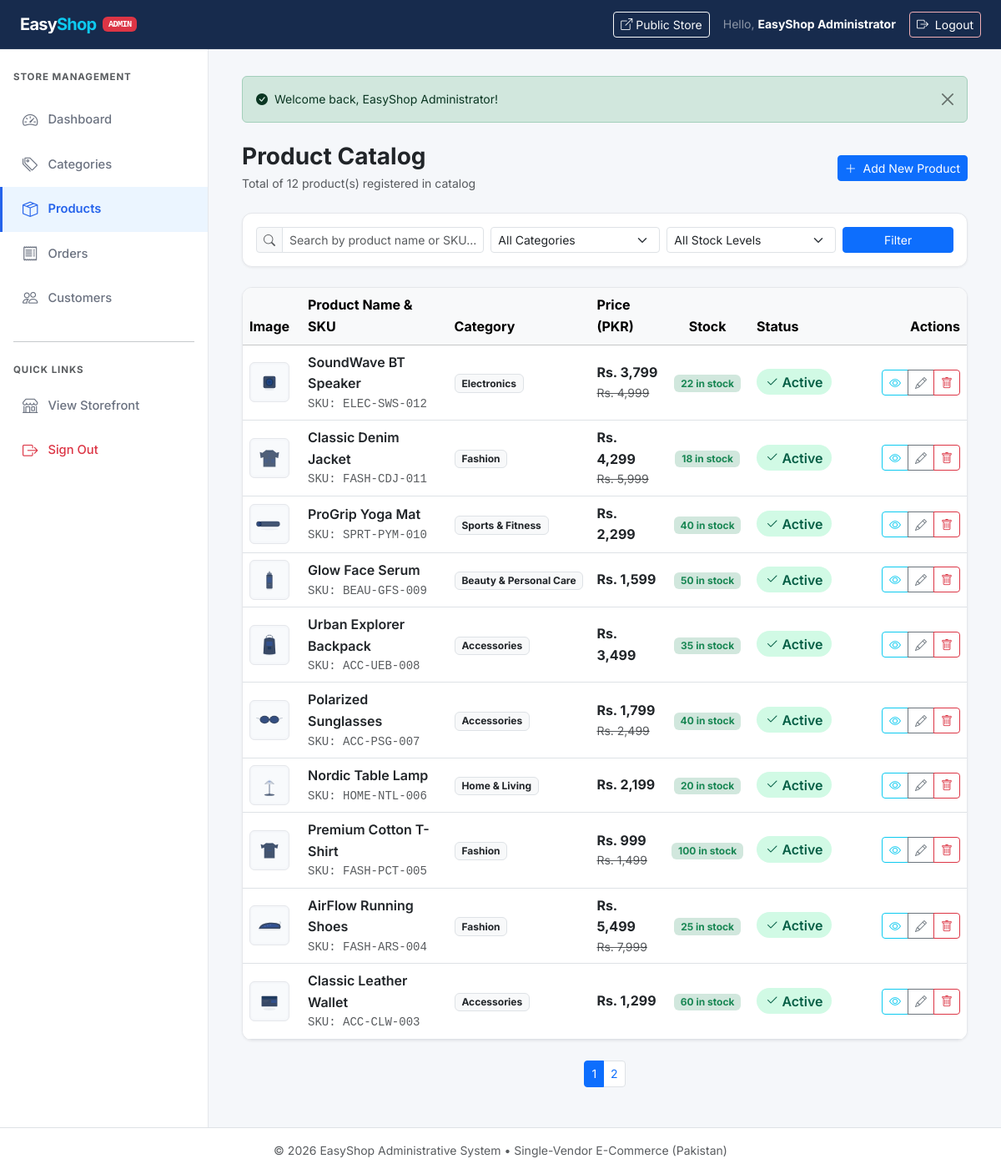
The page /admin/products/index.php (signed in) on the database its author committed.
### tables this page shows
CREATE TABLE `products` (
  `product_id` INT UNSIGNED NOT NULL AUTO_INCREMENT,
  `category_id` INT UNSIGNED NOT NULL,
  `product_name` VARCHAR(200) NOT NULL,
  `slug` VARCHAR(200) NOT NULL,
  `sku` VARCHAR(50) NOT NULL,
  `description` TEXT DEFAULT NULL,
  `price` DECIMAL(10, 2) NOT NULL,
  `original_price` DECIMAL(10, 2) DEFAULT NULL,
  `stock` INT UNSIGNED NOT NULL DEFAULT 0,
  `image` VARCHAR(255) NOT NULL,
  `status` ENUM('active', 'inactive') NOT NULL DEFAULT 'active',
  `is_featured` TINYINT(1) UNSIGNED NOT NULL DEFAULT 0,
  `created_at` TIMESTAMP NOT NULL DEFAULT CURRENT_TIMESTAMP,
  PRIMARY KEY (`product_id`),
  UNIQUE KEY `uq_products_slug` (`slug`),
  UNIQUE KEY `uq_products_sku` (`sku`),
  KEY `idx_products_category_id` (`category_id`),
  KEY `idx_products_status` (`status`),
  KEY `idx_products_featured` (`is_featured`),
  KEY `idx_products_price` (`price`),
  CONSTRAINT `fk_products_category` 
    FOREIGN KEY (`category_id`) 
    REFERENCES `categories` (`category_id`) 
    ON DELETE RESTRICT 
    ON UPDATE CASCADE
);

CREATE TABLE `categories` (
  `category_id` INT UNSIGNED NOT NULL AUTO_INCREMENT,
  `category_name` VARCHAR(100) NOT NULL,
  `slug` VARCHAR(100) NOT NULL,
  `description` TEXT DEFAULT NULL,
  `status` ENUM('active', 'inactive') NOT NULL DEFAULT 'active',
  `created_at` TIMESTAMP NOT NULL DEFAULT CURRENT_TIMESTAMP,
  PRIMARY KEY (`category_id`),
  UNIQUE KEY `uq_categories_slug` (`slug`),
  KEY `idx_categories_status` (`status`)
);

### includes/functions.php (called while the page is built, shortened)
<?php
function getFlash($type) {
    if (isset($_SESSION['flash'][$type])) {
        $msg = $_SESSION['flash'][$type];
        return $msg;
    }
    return null;
}
function e($data) {
    return htmlspecialchars((string)$data, ENT_QUOTES, 'UTF-8');
}
function format_pkr($amount, $showDecimals = false) {
    $val = (float)$amount;
    return 'Rs. ' . number_format($val, $showDecimals ? 2 : 0);
}
function get_product_image_url($path, $prefixPath = '') {
    $diskPath = __DIR__ . '/../' . ltrim($path, '/');
    if (file_exists($diskPath)) {
        return $prefixPath . ltrim($path, '/');
    }
    return $prefixPath . 'assets/images/product-placeholder.svg';
}

### admin/products/index.php (the view, shortened to what this page needs)
<?php
$depthPrefix = '../../';
require_once __DIR__ . '/../../includes/admin-header.php';
require_once __DIR__ . '/../../includes/admin-sidebar.php';
$page    = max(1, (int)($_GET['page'] ?? 1));
$perPage = 10;
$offset  = ($page - 1) * $perPage;
$searchKeyword  = trim($_GET['search'] ?? '');
$whereConditions = ["1=1"];
$params = [];
$types  = "";
$whereSql = implode(" AND ", $whereConditions);
$countSql = "SELECT COUNT(*) FROM products p WHERE $whereSql";
$countStmt = mysqli_prepare($conn, $countSql);
mysqli_stmt_execute($countStmt);
mysqli_stmt_bind_result($countStmt, $totalProducts);
$totalPages = max(1, ceil($totalProducts / $perPage));
$querySql = "SELECT p.*, c.category_name
             FROM products p
             LEFT JOIN categories c ON p.category_id = c.category_id
             WHERE $whereSql
             ORDER BY p.product_id DESC
             LIMIT ? OFFSET ?";
$paramsWithLimit = $params;
$paramsWithLimit[] = $perPage;
$paramsWithLimit[] = $offset;
$typesWithLimit = $types . "ii";
$stmt = mysqli_prepare($conn, $querySql);
mysqli_stmt_bind_param($stmt, $typesWithLimit, ...$paramsWithLimit);
mysqli_stmt_execute($stmt);
$res = mysqli_stmt_get_result($stmt);
$products = [];
while ($row = mysqli_fetch_assoc($res)) {
    $products[] = $row;
}
$flashSuccess = getFlash('success');
?>
<main class="admin-main">
  <?php if ($flashSuccess): ?>
    <div class="alert alert-success alert-dismissible fade show mb-4 small" role="alert">
      <i class="bi bi-check-circle-fill me-1"></i> <?= e($flashSuccess) ?>
      <button type="button" class="btn-close" data-bs-dismiss="alert" aria-label="Close"></button>
    </div>
  <?php endif; ?>
  <div class="d-flex flex-wrap justify-content-between align-items-center mb-4 gap-2">
    <div>
      <h1 class="h3 fw-bold text-dark mb-1">Product Catalog</h1>
      <p class="text-muted small mb-0">Total of <?= $totalProducts ?> product(s) registered in catalog</p>
    </div>
    <a href="add.php" class="btn btn-primary btn-sm">
      <i class="bi bi-plus-lg me-1"></i> Add New Product
    </a>
  </div>
  <div class="admin-card p-3 mb-4">
    <form method="GET" action="index.php" class="row g-2 align-items-center">
      <div class="col-md-4">
        <div class="input-group input-group-sm">
          <span class="input-group-text bg-light text-muted"><i class="bi bi-search"></i></span>
          <input
            type="text"
            name="search"
            class="form-control"
            placeholder="Search by product name or SKU..."
            value="<?= e($searchKeyword) ?>"
          >
        </div>
      </div>
      <div class="col-md-3">
        <select name="category_id" class="form-select form-select-sm">
          <option value="0">All Categories</option>
        </select>
      </div>
      <div class="col-md-3">
        <select name="filter" class="form-select form-select-sm">
          <option value="">All Stock Levels</option>
        </select>
      </div>
      <div class="col-md-2 d-flex gap-1">
        <button type="submit" class="btn btn-primary btn-sm w-100">Filter</button>
      </div>
    </form>
  </div>
  <div class="admin-card overflow-hidden mb-4">
    <div class="table-responsive">
      <table class="table table-hover align-middle mb-0">
        <thead class="table-light">
          <tr>
            <th style="width: 70px;">Image</th>
            <th>Product Name &amp; SKU</th>
            <th>Category</th>
            <th>Price (PKR)</th>
            <th class="text-center" style="width: 100px;">Stock</th>
            <th style="width: 110px;">Status</th>
            <th class="text-end" style="width: 150px;">Actions</th>
          </tr>
        </thead>
        <tbody>
          <?php if (empty($products)): ?>
            <tr>
              <td colspan="7" class="text-center py-5 text-muted">
                <i class="bi bi-box-seam fs-2 d-block mb-2 text-secondary"></i>
                No matching products found. Try adjusting your search filters.
              </td>
            </tr>
          <?php else: ?>
            <?php foreach ($products as $prod): ?>
              <tr>
                <td>
                  <img
                    src="<?= e(get_product_image_url($prod['image'], $depthPrefix)) ?>"
                    alt="<?= e($prod['product_name']) ?>"
                    class="product-thumb-sm"
                  >
                </td>
                <td>
                  <div class="fw-semibold text-dark"><?= e($prod['product_name']) ?></div>
                  <div class="text-muted small font-monospace">SKU: <?= e($prod['sku']) ?></div>
                </td>
                <td>
                  <span class="badge bg-light text-dark border">
                    <?= e($prod['category_name'] ?? 'Uncategorized') ?>
                  </span>
                </td>
                <td>
                  <span class="fw-bold text-dark"><?= format_pkr($prod['price']) ?></span>
                  <?php if (!empty($prod['original_price'])): ?>
                    <div class="text-muted small text-decoration-line-through">
                      <?= format_pkr($prod['original_price']) ?>
                    </div>
                  <?php endif; ?>
                </td>
                <td class="text-center">
                  <?php if ((int)$prod['stock'] === 0): ?>
                    <span class="badge bg-danger">Out of stock</span>
                  <?php elseif ((int)$prod['stock'] <= 5): ?>
                    <span class="badge bg-warning text-dark"><?= (int)$prod['stock'] ?> left</span>
                  <?php else: ?>
                    <span class="badge bg-success-subtle text-success"><?= (int)$prod['stock'] ?> in stock</span>
                  <?php endif; ?>
                </td>
                <td>
                  <?php if ($prod['status'] === 'active'): ?>
                    <span class="badge-status-active"><i class="bi bi-check2 me-1"></i>Active</span>
                  <?php else: ?>
                    <span class="badge-status-inactive"><i class="bi bi-x me-1"></i>Inactive</span>
                  <?php endif; ?>
                </td>
                <td class="text-end">
                  <div class="btn-group btn-group-sm">
                    <a href="view.php?id=<?= (int)$prod['product_id'] ?>" class="btn btn-outline-info" title="View Details">
                      <i class="bi bi-eye"></i>
                    </a>
                    <a href="edit.php?id=<?= (int)$prod['product_id'] ?>" class="btn btn-outline-secondary" title="Edit Product">
                      <i class="bi bi-pencil"></i>
                    </a>
                    <button type="button" class="btn btn-outline-danger" title="Delete Product" data-bs-toggle="modal" data-bs-target="#delModal<?= (int)$prod['product_id'] ?>">
                      <i class="bi bi-trash"></i>
                    </button>
                  </div>
                </td>
              </tr>
            <?php endforeach; ?>
          <?php endif; ?>
        </tbody>
      </table>
    </div>
  </div>
  <?php if ($totalPages > 1): ?>
    <nav aria-label="Product pagination" class="d-flex justify-content-center">
      <ul class="pagination pagination-sm">
        <?php for ($p = 1; $p <= $totalPages; $p++): ?>
          <?php
            $queryArr = $_GET;
            $queryArr['page'] = $p;
            $pageUrl = 'index.php?' . http_build_query($queryArr);
          ?>
          <li class="page-item <?= $p === $page ? 'active' : '' ?>">
            <a class="page-link" href="<?= e($pageUrl) ?>"><?= $p ?></a>
          </li>
        <?php endfor; ?>
      </ul>
    </nav>
  <?php endif; ?>
</main>
<?php require_once __DIR__ . '/../../includes/admin-footer.php'; ?>

### assets/css/style.css (style rules this page uses)
:root { --color-primary: #172B4D; --color-accent: #2563EB; --color-accent-hover: #1D4ED8; --color-accent-light: #EBF5FF; --color-bg: #FFFFFF; --color-bg-secondary: #F5F7FA; --color-text: #1F2937; --color-text-muted: #6B7280; --color-text-light: #9CA3AF; --color-border: #E5E7EB; --color-danger: #EF4444; --color-success: #10B981; --color-warning: #F59E0B; --color-white: #FFFFFF; --font-family: 'Inter', -apple-system, BlinkMacSystemFont, 'Segoe UI', sans-serif; --radius-sm: 6px; --radius-md: 8px; --radius-lg: 12px; --radius-xl: 16px; --shadow-sm: 0 1px 3px rgba(0, 0, 0, 0.06); --shadow-md: 0 4px 16px rgba(0, 0, 0, 0.08); --shadow-lg: 0 8px 30px rgba(0, 0, 0, 0.12); --shadow-xl: 0 12px 40px rgba(0, 0, 0, 0.15); --transition: 0.3s ease; --transition-fast: 0.2s ease; }
*, *::before, *::after { box-sizing: border-box; }
html { scroll-behavior: smooth; }
body { font-family: var(--font-family); color: var(--color-text); background-color: var(--color-bg); line-height: 1.6; -webkit-font-smoothing: antialiased; -moz-osx-font-smoothing: grayscale; overflow-x: hidden; }
img { max-width: 100%; height: auto; }
a { text-decoration: none; color: inherit; transition: color var(--transition-fast); }
h1, h2, h3, h4, h5, h6 { color: var(--color-primary); font-weight: 700; line-height: 1.3; }

### includes/admin-header.php (style rules this page uses)
body { background-color: var(--color-bg-secondary); min-height: 100vh; display: flex; flex-direction: column; }
.admin-main { flex: 1; padding: 2rem 2.5rem; overflow-x: auto; }
.admin-card { background: #FFFFFF; border-radius: var(--radius-lg); border: 1px solid var(--color-border); box-shadow: var(--shadow-sm); }
.badge-status-active { background-color: #D1FAE5; color: #065F46; font-weight: 600; padding: 0.35rem 0.65rem; border-radius: 20px; }
.product-thumb-sm { width: 48px; height: 48px; object-fit: contain; border-radius: var(--radius-sm); background-color: var(--color-bg-secondary); border: 1px solid var(--color-border); padding: 2px; }

### rows shown on the page
products: image (picture), product_name "SoundWave BT Speaker", sku "ELEC-SWS-012", category.category_name "Electronics", price "Rs. 3,799", original_price "Rs. 4,999", stock "22", status "active" (drawn)
products: image (picture), product_name "Classic Denim Jacket", sku "FASH-CDJ-011", category.category_name "Fashion", price "Rs. 4,299", original_price "Rs. 5,999", stock "18", status "active" (drawn)
products: image (picture), product_name "ProGrip Yoga Mat", sku "SPRT-PYM-010", category.category_name "Sports & Fitness", price "Rs. 2,299", stock "40", status "active" (drawn)
products: image (picture), product_name "Glow Face Serum", sku "BEAU-GFS-009", category.category_name "Beauty & Personal Care", price "Rs. 1,599", stock "50", status "active" (drawn)
products: image (picture), product_name "Urban Explorer Backpack", sku "ACC-UEB-008", category.category_name "Accessories", price "Rs. 3,499", stock "35", status "active" (drawn)
products: image (picture), product_name "Polarized Sunglasses", sku "ACC-PSG-007", category.category_name "Accessories", price "Rs. 1,799", original_price "Rs. 2,499", stock "40", status "active" (drawn)
products: image (picture), product_name "Nordic Table Lamp", sku "HOME-NTL-006", category.category_name "Home & Living", price "Rs. 2,199", stock "20", status "active" (drawn)
products: image (picture), product_name "Premium Cotton T-Shirt", sku "FASH-PCT-005", category.category_name "Fashion", price "Rs. 999", original_price "Rs. 1,499", stock "100", status "active" (drawn)
products: image (picture), product_name "AirFlow Running Shoes", sku "FASH-ARS-004", category.category_name "Fashion", price "Rs. 5,499", original_price "Rs. 7,999", stock "25", status "active" (drawn)
products: image (picture), product_name "Classic Leather Wallet", sku "ACC-CLW-003", category.category_name "Accessories", price "Rs. 1,299", stock "60", status "active" (drawn)

### other values the page prints
$admin['name'] "EasyShop Administrator"
$flashSuccess "Welcome back, EasyShop Administrator!"
$totalProducts "12"
